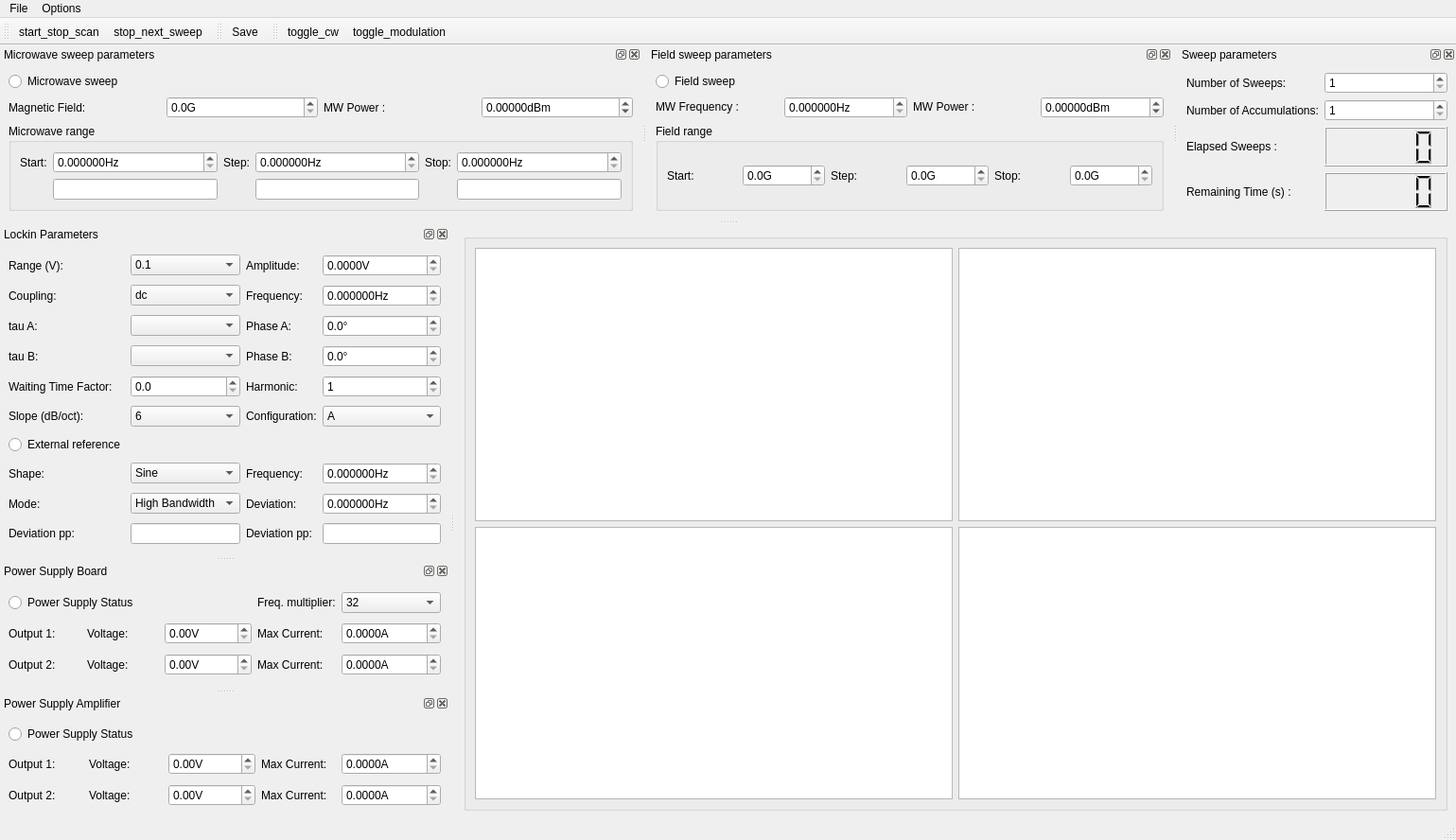
<?xml version="1.0" encoding="UTF-8"?>
<ui version="4.0">
 <class>MainWindow</class>
 <widget class="QMainWindow" name="MainWindow">
  <property name="geometry">
   <rect>
    <x>0</x>
    <y>0</y>
    <width>1539</width>
    <height>888</height>
   </rect>
  </property>
  <property name="windowTitle">
   <string>MainWindow</string>
  </property>
  <widget class="QWidget" name="centralwidget">
   <layout class="QGridLayout" name="gridLayout_2">
    <item row="0" column="0">
     <widget class="QGroupBox" name="groupBox_3">
      <property name="title">
       <string/>
      </property>
      <layout class="QGridLayout" name="gridLayout_9">
       <item row="0" column="0">
        <widget class="PlotWidget" name="ch1_PlotWidget">
         <property name="sizePolicy">
          <sizepolicy hsizetype="Expanding" vsizetype="Expanding">
           <horstretch>1</horstretch>
           <verstretch>1</verstretch>
          </sizepolicy>
         </property>
        </widget>
       </item>
       <item row="0" column="1">
        <widget class="PlotWidget" name="ch3_PlotWidget">
         <property name="sizePolicy">
          <sizepolicy hsizetype="Expanding" vsizetype="Expanding">
           <horstretch>1</horstretch>
           <verstretch>1</verstretch>
          </sizepolicy>
         </property>
        </widget>
       </item>
       <item row="1" column="0">
        <widget class="PlotWidget" name="ch2_PlotWidget">
         <property name="sizePolicy">
          <sizepolicy hsizetype="Expanding" vsizetype="Expanding">
           <horstretch>1</horstretch>
           <verstretch>1</verstretch>
          </sizepolicy>
         </property>
        </widget>
       </item>
       <item row="1" column="1">
        <widget class="PlotWidget" name="ch4_PlotWidget">
         <property name="sizePolicy">
          <sizepolicy hsizetype="Expanding" vsizetype="Expanding">
           <horstretch>1</horstretch>
           <verstretch>1</verstretch>
          </sizepolicy>
         </property>
        </widget>
       </item>
      </layout>
     </widget>
    </item>
   </layout>
  </widget>
  <widget class="QMenuBar" name="menubar">
   <property name="geometry">
    <rect>
     <x>0</x>
     <y>0</y>
     <width>1539</width>
     <height>26</height>
    </rect>
   </property>
   <widget class="QMenu" name="menuFile">
    <property name="title">
     <string>File</string>
    </property>
    <addaction name="action_Save"/>
    <addaction name="action_Close"/>
   </widget>
   <widget class="QMenu" name="menu_Options">
    <property name="title">
     <string>Options</string>
    </property>
    <addaction name="action_Analysis"/>
   </widget>
   <addaction name="menuFile"/>
   <addaction name="menu_Options"/>
  </widget>
  <widget class="QStatusBar" name="statusbar"/>
  <widget class="QToolBar" name="sca_ToolBar">
   <property name="windowTitle">
    <string>toolBar</string>
   </property>
   <attribute name="toolBarArea">
    <enum>TopToolBarArea</enum>
   </attribute>
   <attribute name="toolBarBreak">
    <bool>false</bool>
   </attribute>
   <addaction name="action_run_stop"/>
   <addaction name="action_stop_next_sweep"/>
  </widget>
  <widget class="QDockWidget" name="lia_parameters_DockWidget">
   <property name="maximumSize">
    <size>
     <width>524287</width>
     <height>350</height>
    </size>
   </property>
   <property name="windowTitle">
    <string>Lockin Parameters</string>
   </property>
   <attribute name="dockWidgetArea">
    <number>1</number>
   </attribute>
   <widget class="QWidget" name="dockWidgetContents">
    <layout class="QGridLayout" name="gridLayout_8">
     <item row="0" column="0">
      <widget class="QLabel" name="label_19">
       <property name="text">
        <string>Range (V):</string>
       </property>
      </widget>
     </item>
     <item row="0" column="2">
      <widget class="QComboBox" name="lia_range_ComboBox">
       <item>
        <property name="text">
         <string>0.1</string>
        </property>
       </item>
       <item>
        <property name="text">
         <string>1</string>
        </property>
       </item>
       <item>
        <property name="text">
         <string>10</string>
        </property>
       </item>
      </widget>
     </item>
     <item row="0" column="3">
      <widget class="QLabel" name="label_17">
       <property name="text">
        <string>Amplitude:</string>
       </property>
      </widget>
     </item>
     <item row="0" column="4">
      <widget class="ScienDSpinBox" name="lia_uac_DoubleSpinBox">
       <property name="sizePolicy">
        <sizepolicy hsizetype="Minimum" vsizetype="Fixed">
         <horstretch>0</horstretch>
         <verstretch>0</verstretch>
        </sizepolicy>
       </property>
       <property name="suffix">
        <string>V</string>
       </property>
       <property name="decimals">
        <number>4</number>
       </property>
       <property name="maximum">
        <double>1000000000.000000000000000</double>
       </property>
       <property name="singleStep">
        <double>0.010000000000000</double>
       </property>
      </widget>
     </item>
     <item row="1" column="0">
      <widget class="QLabel" name="label_9">
       <property name="text">
        <string>Coupling:</string>
       </property>
      </widget>
     </item>
     <item row="1" column="2">
      <widget class="QComboBox" name="lia_acdc_coupling_ComboBox">
       <item>
        <property name="text">
         <string>dc</string>
        </property>
       </item>
       <item>
        <property name="text">
         <string>ac</string>
        </property>
       </item>
      </widget>
     </item>
     <item row="1" column="3">
      <widget class="QLabel" name="label_7">
       <property name="text">
        <string>Frequency:</string>
       </property>
      </widget>
     </item>
     <item row="1" column="4">
      <widget class="ScienDSpinBox" name="lia_frequency_DoubleSpinBox">
       <property name="sizePolicy">
        <sizepolicy hsizetype="Minimum" vsizetype="Fixed">
         <horstretch>0</horstretch>
         <verstretch>0</verstretch>
        </sizepolicy>
       </property>
       <property name="suffix">
        <string>Hz</string>
       </property>
       <property name="decimals">
        <number>6</number>
       </property>
       <property name="maximum">
        <double>1000000000.000000000000000</double>
       </property>
       <property name="singleStep">
        <double>0.010000000000000</double>
       </property>
      </widget>
     </item>
     <item row="2" column="0">
      <widget class="QLabel" name="label_21">
       <property name="text">
        <string>tau A:</string>
       </property>
      </widget>
     </item>
     <item row="2" column="2">
      <widget class="QComboBox" name="lia_taua_ComboBox"/>
     </item>
     <item row="2" column="3">
      <widget class="QLabel" name="label_10">
       <property name="text">
        <string>Phase A:</string>
       </property>
      </widget>
     </item>
     <item row="2" column="4">
      <widget class="ScienDSpinBox" name="lia_phasea_DoubleSpinBox">
       <property name="sizePolicy">
        <sizepolicy hsizetype="Minimum" vsizetype="Fixed">
         <horstretch>0</horstretch>
         <verstretch>0</verstretch>
        </sizepolicy>
       </property>
       <property name="suffix">
        <string>°</string>
       </property>
       <property name="decimals">
        <number>1</number>
       </property>
       <property name="maximum">
        <double>1000000000.000000000000000</double>
       </property>
       <property name="singleStep">
        <double>0.010000000000000</double>
       </property>
      </widget>
     </item>
     <item row="3" column="0">
      <widget class="QLabel" name="label_22">
       <property name="text">
        <string>tau B:</string>
       </property>
      </widget>
     </item>
     <item row="3" column="2">
      <widget class="QComboBox" name="lia_taub_ComboBox"/>
     </item>
     <item row="3" column="3">
      <widget class="QLabel" name="label_18">
       <property name="text">
        <string>Phase B:</string>
       </property>
      </widget>
     </item>
     <item row="3" column="4">
      <widget class="ScienDSpinBox" name="lia_phaseb_DoubleSpinBox">
       <property name="sizePolicy">
        <sizepolicy hsizetype="Minimum" vsizetype="Fixed">
         <horstretch>0</horstretch>
         <verstretch>0</verstretch>
        </sizepolicy>
       </property>
       <property name="suffix">
        <string>°</string>
       </property>
       <property name="decimals">
        <number>1</number>
       </property>
       <property name="maximum">
        <double>1000000000.000000000000000</double>
       </property>
       <property name="singleStep">
        <double>0.010000000000000</double>
       </property>
      </widget>
     </item>
     <item row="4" column="0" colspan="2">
      <widget class="QLabel" name="label_12">
       <property name="text">
        <string>Waiting Time Factor:</string>
       </property>
      </widget>
     </item>
     <item row="4" column="2">
      <widget class="ScienDSpinBox" name="lia_waiting_time_factor_DoubleSpinBox">
       <property name="sizePolicy">
        <sizepolicy hsizetype="Minimum" vsizetype="Fixed">
         <horstretch>0</horstretch>
         <verstretch>0</verstretch>
        </sizepolicy>
       </property>
       <property name="suffix">
        <string/>
       </property>
       <property name="decimals">
        <number>1</number>
       </property>
       <property name="maximum">
        <double>1000000000.000000000000000</double>
       </property>
       <property name="singleStep">
        <double>0.010000000000000</double>
       </property>
      </widget>
     </item>
     <item row="4" column="3">
      <widget class="QLabel" name="label_16">
       <property name="text">
        <string>Harmonic:</string>
       </property>
      </widget>
     </item>
     <item row="4" column="4">
      <widget class="QSpinBox" name="lia_harmonic_SpinBox">
       <property name="minimum">
        <number>1</number>
       </property>
       <property name="maximum">
        <number>15</number>
       </property>
      </widget>
     </item>
     <item row="5" column="0">
      <widget class="QLabel" name="label_11">
       <property name="text">
        <string>Slope (dB/oct):</string>
       </property>
      </widget>
     </item>
     <item row="5" column="2">
      <widget class="QComboBox" name="lia_slope_ComboBox">
       <item>
        <property name="text">
         <string>6</string>
        </property>
       </item>
       <item>
        <property name="text">
         <string>12</string>
        </property>
       </item>
       <item>
        <property name="text">
         <string>24</string>
        </property>
       </item>
      </widget>
     </item>
     <item row="5" column="3">
      <widget class="QLabel" name="label_20">
       <property name="text">
        <string>Configuration:</string>
       </property>
      </widget>
     </item>
     <item row="5" column="4">
      <widget class="QComboBox" name="lia_configuration_ComboBox">
       <item>
        <property name="text">
         <string>A</string>
        </property>
       </item>
       <item>
        <property name="text">
         <string>A-B</string>
        </property>
       </item>
       <item>
        <property name="text">
         <string>A&amp;B</string>
        </property>
       </item>
      </widget>
     </item>
     <item row="6" column="0" colspan="2">
      <widget class="QRadioButton" name="ref_RadioButton">
       <property name="text">
        <string>External reference</string>
       </property>
       <property name="autoExclusive">
        <bool>false</bool>
       </property>
      </widget>
     </item>
     <item row="7" column="0">
      <widget class="QLabel" name="label_14">
       <property name="text">
        <string>Shape:</string>
       </property>
      </widget>
     </item>
     <item row="7" column="2">
      <widget class="QComboBox" name="ref_shape_ComboBox">
       <item>
        <property name="text">
         <string>Sine</string>
        </property>
       </item>
      </widget>
     </item>
     <item row="7" column="3">
      <widget class="QLabel" name="label_15">
       <property name="text">
        <string>Frequency:</string>
       </property>
      </widget>
     </item>
     <item row="7" column="4">
      <widget class="ScienDSpinBox" name="ref_frequency_DoubleSpinBox">
       <property name="sizePolicy">
        <sizepolicy hsizetype="Minimum" vsizetype="Fixed">
         <horstretch>0</horstretch>
         <verstretch>0</verstretch>
        </sizepolicy>
       </property>
       <property name="suffix">
        <string>Hz</string>
       </property>
       <property name="decimals">
        <number>6</number>
       </property>
       <property name="maximum">
        <double>1000000000.000000000000000</double>
       </property>
       <property name="singleStep">
        <double>0.010000000000000</double>
       </property>
      </widget>
     </item>
     <item row="8" column="0">
      <widget class="QLabel" name="label_8">
       <property name="text">
        <string>Mode:</string>
       </property>
      </widget>
     </item>
     <item row="8" column="2">
      <widget class="QComboBox" name="ref_mode_ComboBox">
       <item>
        <property name="text">
         <string>High Bandwidth</string>
        </property>
       </item>
       <item>
        <property name="text">
         <string>Low Noise</string>
        </property>
       </item>
      </widget>
     </item>
     <item row="8" column="3">
      <widget class="QLabel" name="label_5">
       <property name="text">
        <string>Deviation:</string>
       </property>
      </widget>
     </item>
     <item row="8" column="4">
      <widget class="ScienDSpinBox" name="ref_deviation_DoubleSpinBox">
       <property name="sizePolicy">
        <sizepolicy hsizetype="Minimum" vsizetype="Fixed">
         <horstretch>0</horstretch>
         <verstretch>0</verstretch>
        </sizepolicy>
       </property>
       <property name="suffix">
        <string>Hz</string>
       </property>
       <property name="decimals">
        <number>6</number>
       </property>
       <property name="maximum">
        <double>1000000000.000000000000000</double>
       </property>
       <property name="singleStep">
        <double>0.010000000000000</double>
       </property>
      </widget>
     </item>
     <item row="9" column="0">
      <widget class="QLabel" name="label_44">
       <property name="text">
        <string>Deviation pp:</string>
       </property>
      </widget>
     </item>
     <item row="9" column="3">
      <widget class="QLabel" name="label_45">
       <property name="text">
        <string>Deviation pp:</string>
       </property>
      </widget>
     </item>
     <item row="9" column="4">
      <widget class="QLineEdit" name="ref_deviation_ppG_LineEdit">
       <property name="readOnly">
        <bool>true</bool>
       </property>
      </widget>
     </item>
     <item row="9" column="2">
      <widget class="QLineEdit" name="ref_deviation_ppHz_LineEdit">
       <property name="readOnly">
        <bool>true</bool>
       </property>
      </widget>
     </item>
    </layout>
   </widget>
  </widget>
  <widget class="QDockWidget" name="mwsweep_eproc_control_DockWidget">
   <property name="windowTitle">
    <string>Microwave sweep parameters</string>
   </property>
   <attribute name="dockWidgetArea">
    <number>4</number>
   </attribute>
   <widget class="QWidget" name="dockWidgetContents_3">
    <layout class="QGridLayout" name="gridLayout_6">
     <item row="0" column="0">
      <widget class="QRadioButton" name="ms_RadioButton">
       <property name="text">
        <string>Microwave sweep</string>
       </property>
       <property name="checked">
        <bool>false</bool>
       </property>
       <attribute name="buttonGroup">
        <string notr="true">buttonGroup</string>
       </attribute>
      </widget>
     </item>
     <item row="1" column="0">
      <widget class="QLabel" name="label_26">
       <property name="sizePolicy">
        <sizepolicy hsizetype="Minimum" vsizetype="Minimum">
         <horstretch>0</horstretch>
         <verstretch>0</verstretch>
        </sizepolicy>
       </property>
       <property name="text">
        <string>Magnetic Field:</string>
       </property>
      </widget>
     </item>
     <item row="1" column="1">
      <widget class="QDoubleSpinBox" name="ms_field_DoubleSpinBox">
       <property name="sizePolicy">
        <sizepolicy hsizetype="Minimum" vsizetype="Fixed">
         <horstretch>0</horstretch>
         <verstretch>0</verstretch>
        </sizepolicy>
       </property>
       <property name="suffix">
        <string>G</string>
       </property>
       <property name="decimals">
        <number>1</number>
       </property>
       <property name="maximum">
        <double>1000000000.000000000000000</double>
       </property>
       <property name="singleStep">
        <double>0.010000000000000</double>
       </property>
      </widget>
     </item>
     <item row="1" column="2">
      <widget class="QLabel" name="label_2">
       <property name="sizePolicy">
        <sizepolicy hsizetype="Minimum" vsizetype="Minimum">
         <horstretch>0</horstretch>
         <verstretch>0</verstretch>
        </sizepolicy>
       </property>
       <property name="text">
        <string>MW Power :</string>
       </property>
      </widget>
     </item>
     <item row="1" column="3">
      <widget class="ScienDSpinBox" name="ms_mw_power_DoubleSpinBox">
       <property name="sizePolicy">
        <sizepolicy hsizetype="Minimum" vsizetype="Fixed">
         <horstretch>0</horstretch>
         <verstretch>0</verstretch>
        </sizepolicy>
       </property>
       <property name="suffix">
        <string>dBm</string>
       </property>
       <property name="decimals">
        <number>5</number>
       </property>
       <property name="minimum">
        <double>-1000.000000000000000</double>
       </property>
       <property name="maximum">
        <double>100.000000000000000</double>
       </property>
      </widget>
     </item>
     <item row="2" column="0" colspan="4">
      <widget class="QGroupBox" name="groupBox">
       <property name="title">
        <string>Microwave range</string>
       </property>
       <layout class="QGridLayout" name="gridLayout">
        <item row="0" column="0">
         <widget class="QLabel" name="label_3">
          <property name="text">
           <string>Start:</string>
          </property>
         </widget>
        </item>
        <item row="0" column="4">
         <widget class="QLabel" name="label_27">
          <property name="text">
           <string>Stop:</string>
          </property>
         </widget>
        </item>
        <item row="0" column="1">
         <widget class="ScienDSpinBox" name="ms_start_DoubleSpinBox">
          <property name="sizePolicy">
           <sizepolicy hsizetype="Minimum" vsizetype="Fixed">
            <horstretch>0</horstretch>
            <verstretch>0</verstretch>
           </sizepolicy>
          </property>
          <property name="suffix">
           <string>Hz</string>
          </property>
          <property name="decimals">
           <number>6</number>
          </property>
          <property name="maximum">
           <double>1000000000.000000000000000</double>
          </property>
          <property name="singleStep">
           <double>0.010000000000000</double>
          </property>
         </widget>
        </item>
        <item row="0" column="3">
         <widget class="ScienDSpinBox" name="ms_step_DoubleSpinBox">
          <property name="sizePolicy">
           <sizepolicy hsizetype="Minimum" vsizetype="Fixed">
            <horstretch>0</horstretch>
            <verstretch>0</verstretch>
           </sizepolicy>
          </property>
          <property name="suffix">
           <string>Hz</string>
          </property>
          <property name="decimals">
           <number>6</number>
          </property>
          <property name="maximum">
           <double>1000000000.000000000000000</double>
          </property>
          <property name="singleStep">
           <double>0.010000000000000</double>
          </property>
         </widget>
        </item>
        <item row="0" column="2">
         <widget class="QLabel" name="label_28">
          <property name="text">
           <string>Step:</string>
          </property>
         </widget>
        </item>
        <item row="0" column="5">
         <widget class="ScienDSpinBox" name="ms_stop_DoubleSpinBox">
          <property name="sizePolicy">
           <sizepolicy hsizetype="Minimum" vsizetype="Fixed">
            <horstretch>0</horstretch>
            <verstretch>0</verstretch>
           </sizepolicy>
          </property>
          <property name="suffix">
           <string>Hz</string>
          </property>
          <property name="decimals">
           <number>6</number>
          </property>
          <property name="maximum">
           <double>1000000000.000000000000000</double>
          </property>
          <property name="singleStep">
           <double>0.010000000000000</double>
          </property>
         </widget>
        </item>
        <item row="1" column="3">
         <widget class="QLineEdit" name="ms_step_LineEdit">
          <property name="readOnly">
           <bool>true</bool>
          </property>
         </widget>
        </item>
        <item row="1" column="5">
         <widget class="QLineEdit" name="ms_stop_LineEdit">
          <property name="readOnly">
           <bool>true</bool>
          </property>
         </widget>
        </item>
        <item row="1" column="1">
         <widget class="QLineEdit" name="ms_start_LineEdit">
          <property name="readOnly">
           <bool>true</bool>
          </property>
         </widget>
        </item>
       </layout>
      </widget>
     </item>
    </layout>
   </widget>
  </widget>
  <widget class="QDockWidget" name="fieldsweep_eproc_control_DockWidget">
   <property name="windowTitle">
    <string>Field sweep parameters</string>
   </property>
   <attribute name="dockWidgetArea">
    <number>4</number>
   </attribute>
   <widget class="QWidget" name="dockWidgetContents_6">
    <layout class="QGridLayout" name="gridLayout_5">
     <item row="2" column="0" colspan="4">
      <widget class="QGroupBox" name="groupBox_2">
       <property name="title">
        <string>Field range</string>
       </property>
       <layout class="QGridLayout" name="gridLayout_3">
        <item row="0" column="3">
         <widget class="QDoubleSpinBox" name="fs_step_DoubleSpinBox">
          <property name="sizePolicy">
           <sizepolicy hsizetype="Minimum" vsizetype="Fixed">
            <horstretch>0</horstretch>
            <verstretch>0</verstretch>
           </sizepolicy>
          </property>
          <property name="suffix">
           <string>G</string>
          </property>
          <property name="decimals">
           <number>1</number>
          </property>
          <property name="maximum">
           <double>1000000000.000000000000000</double>
          </property>
          <property name="singleStep">
           <double>0.010000000000000</double>
          </property>
         </widget>
        </item>
        <item row="0" column="1">
         <widget class="QDoubleSpinBox" name="fs_start_DoubleSpinBox">
          <property name="sizePolicy">
           <sizepolicy hsizetype="Minimum" vsizetype="Fixed">
            <horstretch>0</horstretch>
            <verstretch>0</verstretch>
           </sizepolicy>
          </property>
          <property name="suffix">
           <string>G</string>
          </property>
          <property name="decimals">
           <number>1</number>
          </property>
          <property name="maximum">
           <double>1000000000.000000000000000</double>
          </property>
          <property name="singleStep">
           <double>0.010000000000000</double>
          </property>
         </widget>
        </item>
        <item row="0" column="2">
         <widget class="QLabel" name="label_29">
          <property name="text">
           <string>Step:</string>
          </property>
         </widget>
        </item>
        <item row="0" column="0">
         <widget class="QLabel" name="label_4">
          <property name="text">
           <string>Start:</string>
          </property>
         </widget>
        </item>
        <item row="0" column="4">
         <widget class="QLabel" name="label_30">
          <property name="text">
           <string>Stop:</string>
          </property>
         </widget>
        </item>
        <item row="0" column="5">
         <widget class="QDoubleSpinBox" name="fs_stop_DoubleSpinBox">
          <property name="sizePolicy">
           <sizepolicy hsizetype="Minimum" vsizetype="Fixed">
            <horstretch>0</horstretch>
            <verstretch>0</verstretch>
           </sizepolicy>
          </property>
          <property name="suffix">
           <string>G</string>
          </property>
          <property name="decimals">
           <number>1</number>
          </property>
          <property name="maximum">
           <double>1000000000.000000000000000</double>
          </property>
          <property name="singleStep">
           <double>0.010000000000000</double>
          </property>
         </widget>
        </item>
       </layout>
      </widget>
     </item>
     <item row="1" column="0">
      <widget class="QLabel" name="label">
       <property name="sizePolicy">
        <sizepolicy hsizetype="Minimum" vsizetype="Fixed">
         <horstretch>0</horstretch>
         <verstretch>0</verstretch>
        </sizepolicy>
       </property>
       <property name="text">
        <string>MW Frequency :</string>
       </property>
      </widget>
     </item>
     <item row="1" column="1">
      <widget class="ScienDSpinBox" name="fs_mw_frequency_DoubleSpinBox">
       <property name="sizePolicy">
        <sizepolicy hsizetype="Minimum" vsizetype="Fixed">
         <horstretch>0</horstretch>
         <verstretch>0</verstretch>
        </sizepolicy>
       </property>
       <property name="suffix">
        <string>Hz</string>
       </property>
       <property name="decimals">
        <number>6</number>
       </property>
       <property name="maximum">
        <double>1000000000.000000000000000</double>
       </property>
       <property name="singleStep">
        <double>0.010000000000000</double>
       </property>
      </widget>
     </item>
     <item row="1" column="3">
      <widget class="ScienDSpinBox" name="fs_mw_power_DoubleSpinBox">
       <property name="sizePolicy">
        <sizepolicy hsizetype="Minimum" vsizetype="Fixed">
         <horstretch>0</horstretch>
         <verstretch>0</verstretch>
        </sizepolicy>
       </property>
       <property name="suffix">
        <string>dBm</string>
       </property>
       <property name="decimals">
        <number>5</number>
       </property>
       <property name="minimum">
        <double>-1000.000000000000000</double>
       </property>
       <property name="maximum">
        <double>100.000000000000000</double>
       </property>
      </widget>
     </item>
     <item row="1" column="2">
      <widget class="QLabel" name="label_6">
       <property name="sizePolicy">
        <sizepolicy hsizetype="Minimum" vsizetype="Fixed">
         <horstretch>0</horstretch>
         <verstretch>0</verstretch>
        </sizepolicy>
       </property>
       <property name="text">
        <string>MW Power :</string>
       </property>
      </widget>
     </item>
     <item row="0" column="0">
      <widget class="QRadioButton" name="fs_RadioButton">
       <property name="text">
        <string>Field sweep</string>
       </property>
       <property name="autoExclusive">
        <bool>true</bool>
       </property>
       <attribute name="buttonGroup">
        <string notr="true">buttonGroup</string>
       </attribute>
      </widget>
     </item>
    </layout>
   </widget>
  </widget>
  <widget class="QDockWidget" name="sweep_parameters_DockWidget">
   <property name="windowTitle">
    <string>Sweep parameters</string>
   </property>
   <attribute name="dockWidgetArea">
    <number>4</number>
   </attribute>
   <widget class="QWidget" name="dockWidgetContents_2">
    <layout class="QGridLayout" name="gridLayout_4">
     <item row="2" column="0">
      <widget class="QLabel" name="label_24">
       <property name="text">
        <string>Number of Sweeps:</string>
       </property>
      </widget>
     </item>
     <item row="3" column="0">
      <widget class="QLabel" name="label_25">
       <property name="text">
        <string>Number of Accumulations:</string>
       </property>
      </widget>
     </item>
     <item row="3" column="1">
      <widget class="QSpinBox" name="number_of_accumulations_SpinBox">
       <property name="minimum">
        <number>1</number>
       </property>
       <property name="maximum">
        <number>1000000</number>
       </property>
      </widget>
     </item>
     <item row="2" column="1">
      <widget class="QSpinBox" name="number_of_sweeps_SpinBox">
       <property name="minimum">
        <number>1</number>
       </property>
       <property name="maximum">
        <number>1000000</number>
       </property>
      </widget>
     </item>
     <item row="5" column="0">
      <widget class="QLabel" name="label_23">
       <property name="sizePolicy">
        <sizepolicy hsizetype="Minimum" vsizetype="Minimum">
         <horstretch>0</horstretch>
         <verstretch>0</verstretch>
        </sizepolicy>
       </property>
       <property name="text">
        <string>Elapsed Sweeps :</string>
       </property>
      </widget>
     </item>
     <item row="5" column="1">
      <widget class="QLCDNumber" name="elapsed_sweeps_DisplayWidget"/>
     </item>
     <item row="6" column="1">
      <widget class="QLCDNumber" name="remaining_time_DisplayWidget">
       <property name="sizePolicy">
        <sizepolicy hsizetype="Minimum" vsizetype="Minimum">
         <horstretch>0</horstretch>
         <verstretch>0</verstretch>
        </sizepolicy>
       </property>
      </widget>
     </item>
     <item row="6" column="0">
      <widget class="QLabel" name="label_13">
       <property name="sizePolicy">
        <sizepolicy hsizetype="Minimum" vsizetype="Minimum">
         <horstretch>0</horstretch>
         <verstretch>0</verstretch>
        </sizepolicy>
       </property>
       <property name="text">
        <string>Remaining Time (s) :</string>
       </property>
      </widget>
     </item>
    </layout>
   </widget>
  </widget>
  <widget class="QDockWidget" name="power_supply_board_DockWidget">
   <property name="windowTitle">
    <string>Power Supply Board</string>
   </property>
   <attribute name="dockWidgetArea">
    <number>1</number>
   </attribute>
   <widget class="QWidget" name="dockWidgetContents_7">
    <layout class="QGridLayout" name="gridLayout_7">
     <item row="0" column="0" colspan="2">
      <widget class="QRadioButton" name="power_supply_board_RadioButton">
       <property name="text">
        <string>Power Supply Status</string>
       </property>
      </widget>
     </item>
     <item row="1" column="0">
      <widget class="QLabel" name="label_31">
       <property name="text">
        <string>Output 1:</string>
       </property>
      </widget>
     </item>
     <item row="1" column="1">
      <widget class="QLabel" name="label_35">
       <property name="text">
        <string>Voltage:</string>
       </property>
      </widget>
     </item>
     <item row="1" column="2">
      <widget class="ScienDSpinBox" name="psb_voltage_outp1_DoubleSpinBox">
       <property name="sizePolicy">
        <sizepolicy hsizetype="Minimum" vsizetype="Fixed">
         <horstretch>0</horstretch>
         <verstretch>0</verstretch>
        </sizepolicy>
       </property>
       <property name="suffix">
        <string>V</string>
       </property>
       <property name="decimals">
        <number>2</number>
       </property>
       <property name="maximum">
        <double>1000000000.000000000000000</double>
       </property>
       <property name="singleStep">
        <double>0.010000000000000</double>
       </property>
      </widget>
     </item>
     <item row="1" column="3">
      <widget class="QLabel" name="label_32">
       <property name="text">
        <string>Max Current:</string>
       </property>
      </widget>
     </item>
     <item row="1" column="4">
      <widget class="ScienDSpinBox" name="psb_current_max_outp1_DoubleSpinBox">
       <property name="sizePolicy">
        <sizepolicy hsizetype="Minimum" vsizetype="Fixed">
         <horstretch>0</horstretch>
         <verstretch>0</verstretch>
        </sizepolicy>
       </property>
       <property name="suffix">
        <string>A</string>
       </property>
       <property name="decimals">
        <number>4</number>
       </property>
       <property name="maximum">
        <double>1000000000.000000000000000</double>
       </property>
       <property name="singleStep">
        <double>0.010000000000000</double>
       </property>
      </widget>
     </item>
     <item row="2" column="0">
      <widget class="QLabel" name="label_33">
       <property name="text">
        <string>Output 2:</string>
       </property>
      </widget>
     </item>
     <item row="2" column="1">
      <widget class="QLabel" name="label_38">
       <property name="text">
        <string>Voltage:</string>
       </property>
      </widget>
     </item>
     <item row="2" column="2">
      <widget class="ScienDSpinBox" name="psb_voltage_outp2_DoubleSpinBox">
       <property name="sizePolicy">
        <sizepolicy hsizetype="Minimum" vsizetype="Fixed">
         <horstretch>0</horstretch>
         <verstretch>0</verstretch>
        </sizepolicy>
       </property>
       <property name="suffix">
        <string>V</string>
       </property>
       <property name="decimals">
        <number>2</number>
       </property>
       <property name="maximum">
        <double>1000000000.000000000000000</double>
       </property>
       <property name="singleStep">
        <double>0.010000000000000</double>
       </property>
      </widget>
     </item>
     <item row="2" column="3">
      <widget class="QLabel" name="label_37">
       <property name="text">
        <string>Max Current:</string>
       </property>
      </widget>
     </item>
     <item row="2" column="4">
      <widget class="ScienDSpinBox" name="psb_current_max_outp2_DoubleSpinBox">
       <property name="sizePolicy">
        <sizepolicy hsizetype="Minimum" vsizetype="Fixed">
         <horstretch>0</horstretch>
         <verstretch>0</verstretch>
        </sizepolicy>
       </property>
       <property name="suffix">
        <string>A</string>
       </property>
       <property name="decimals">
        <number>4</number>
       </property>
       <property name="maximum">
        <double>1000000000.000000000000000</double>
       </property>
       <property name="singleStep">
        <double>0.010000000000000</double>
       </property>
      </widget>
     </item>
     <item row="0" column="3">
      <widget class="QLabel" name="label_43">
       <property name="text">
        <string>Freq. multiplier:</string>
       </property>
      </widget>
     </item>
     <item row="0" column="4">
      <widget class="QComboBox" name="frequency_multiplier_ComboBox">
       <item>
        <property name="text">
         <string>32</string>
        </property>
       </item>
       <item>
        <property name="text">
         <string>64</string>
        </property>
       </item>
      </widget>
     </item>
    </layout>
   </widget>
  </widget>
  <widget class="QDockWidget" name="power_supply_amplifier_DockWidget">
   <property name="windowTitle">
    <string>Power Supply Amplifier</string>
   </property>
   <attribute name="dockWidgetArea">
    <number>1</number>
   </attribute>
   <widget class="QWidget" name="dockWidgetContents_4">
    <layout class="QGridLayout" name="gridLayout_10">
     <item row="0" column="0" colspan="2">
      <widget class="QRadioButton" name="power_supply_amplifier_RadioButton">
       <property name="text">
        <string>Power Supply Status</string>
       </property>
      </widget>
     </item>
     <item row="1" column="0">
      <widget class="QLabel" name="label_34">
       <property name="text">
        <string>Output 1:</string>
       </property>
      </widget>
     </item>
     <item row="1" column="1">
      <widget class="QLabel" name="label_40">
       <property name="text">
        <string>Voltage:</string>
       </property>
      </widget>
     </item>
     <item row="1" column="2">
      <widget class="ScienDSpinBox" name="psa_voltage_outp1_DoubleSpinBox">
       <property name="sizePolicy">
        <sizepolicy hsizetype="Minimum" vsizetype="Fixed">
         <horstretch>0</horstretch>
         <verstretch>0</verstretch>
        </sizepolicy>
       </property>
       <property name="suffix">
        <string>V</string>
       </property>
       <property name="decimals">
        <number>2</number>
       </property>
       <property name="maximum">
        <double>1000000000.000000000000000</double>
       </property>
       <property name="singleStep">
        <double>0.010000000000000</double>
       </property>
      </widget>
     </item>
     <item row="1" column="3">
      <widget class="QLabel" name="label_42">
       <property name="text">
        <string>Max Current:</string>
       </property>
      </widget>
     </item>
     <item row="1" column="4">
      <widget class="ScienDSpinBox" name="psa_current_max_outp1_DoubleSpinBox">
       <property name="sizePolicy">
        <sizepolicy hsizetype="Minimum" vsizetype="Fixed">
         <horstretch>0</horstretch>
         <verstretch>0</verstretch>
        </sizepolicy>
       </property>
       <property name="suffix">
        <string>A</string>
       </property>
       <property name="decimals">
        <number>4</number>
       </property>
       <property name="maximum">
        <double>1000000000.000000000000000</double>
       </property>
       <property name="singleStep">
        <double>0.010000000000000</double>
       </property>
      </widget>
     </item>
     <item row="2" column="0">
      <widget class="QLabel" name="label_36">
       <property name="text">
        <string>Output 2:</string>
       </property>
      </widget>
     </item>
     <item row="2" column="1">
      <widget class="QLabel" name="label_39">
       <property name="text">
        <string>Voltage:</string>
       </property>
      </widget>
     </item>
     <item row="2" column="2">
      <widget class="ScienDSpinBox" name="psa_voltage_outp2_DoubleSpinBox">
       <property name="sizePolicy">
        <sizepolicy hsizetype="Minimum" vsizetype="Fixed">
         <horstretch>0</horstretch>
         <verstretch>0</verstretch>
        </sizepolicy>
       </property>
       <property name="suffix">
        <string>V</string>
       </property>
       <property name="decimals">
        <number>2</number>
       </property>
       <property name="maximum">
        <double>1000000000.000000000000000</double>
       </property>
       <property name="singleStep">
        <double>0.010000000000000</double>
       </property>
      </widget>
     </item>
     <item row="2" column="3">
      <widget class="QLabel" name="label_41">
       <property name="text">
        <string>Max Current:</string>
       </property>
      </widget>
     </item>
     <item row="2" column="4">
      <widget class="ScienDSpinBox" name="psa_current_max_outp2_DoubleSpinBox">
       <property name="sizePolicy">
        <sizepolicy hsizetype="Minimum" vsizetype="Fixed">
         <horstretch>0</horstretch>
         <verstretch>0</verstretch>
        </sizepolicy>
       </property>
       <property name="suffix">
        <string>A</string>
       </property>
       <property name="decimals">
        <number>4</number>
       </property>
       <property name="maximum">
        <double>1000000000.000000000000000</double>
       </property>
       <property name="singleStep">
        <double>0.010000000000000</double>
       </property>
      </widget>
     </item>
    </layout>
   </widget>
  </widget>
  <widget class="QToolBar" name="save_ToolBar">
   <property name="windowTitle">
    <string>toolBar_2</string>
   </property>
   <attribute name="toolBarArea">
    <enum>TopToolBarArea</enum>
   </attribute>
   <attribute name="toolBarBreak">
    <bool>false</bool>
   </attribute>
   <addaction name="action_Save"/>
  </widget>
  <widget class="QToolBar" name="prescan_ToolBar">
   <property name="windowTitle">
    <string>toolBar_2</string>
   </property>
   <attribute name="toolBarArea">
    <enum>TopToolBarArea</enum>
   </attribute>
   <attribute name="toolBarBreak">
    <bool>false</bool>
   </attribute>
   <addaction name="action_toggle_cw"/>
   <addaction name="action_toggle_modulation"/>
  </widget>
  <action name="action_toggle_cw">
   <property name="checkable">
    <bool>true</bool>
   </property>
   <property name="icon">
    <iconset>
     <normaloff>../../artwork/icons/oxygen/22x22/media-playback-start.png</normaloff>
     <normalon>../../artwork/icons/oxygen/22x22/media-playback-stop.png</normalon>../../artwork/icons/oxygen/22x22/media-playback-start.png</iconset>
   </property>
   <property name="text">
    <string>toggle_cw</string>
   </property>
   <property name="toolTip">
    <string>toggle microwave CW output</string>
   </property>
  </action>
  <action name="action_Close">
   <property name="icon">
    <iconset>
     <normaloff>../../artwork/icons/oxygen/22x22/application-exit.png</normaloff>../../artwork/icons/oxygen/22x22/application-exit.png</iconset>
   </property>
   <property name="text">
    <string>Close</string>
   </property>
  </action>
  <action name="action_run_stop">
   <property name="checkable">
    <bool>true</bool>
   </property>
   <property name="icon">
    <iconset>
     <normaloff>../../artwork/icons/qudiTheme/22x22/start-counter.png</normaloff>
     <normalon>../../artwork/icons/qudiTheme/22x22/stop-counter.png</normalon>../../artwork/icons/qudiTheme/22x22/start-counter.png</iconset>
   </property>
   <property name="text">
    <string>start_stop_scan</string>
   </property>
   <property name="toolTip">
    <string>start or stop scan</string>
   </property>
  </action>
  <action name="action_Save">
   <property name="icon">
    <iconset>
     <normaloff>../../artwork/icons/oxygen/22x22/document-save.png</normaloff>../../artwork/icons/oxygen/22x22/document-save.png</iconset>
   </property>
   <property name="text">
    <string>&amp;Save</string>
   </property>
   <property name="toolTip">
    <string>Save odmr data</string>
   </property>
  </action>
  <action name="action_stop_next_sweep">
   <property name="checkable">
    <bool>true</bool>
   </property>
   <property name="icon">
    <iconset>
     <normaloff>../../artwork/icons/oxygen/22x22/media-playback-pause.png</normaloff>
     <normalon>../../artwork/icons/oxygen/22x22/dialog-warning.png</normalon>../../artwork/icons/oxygen/22x22/media-playback-pause.png</iconset>
   </property>
   <property name="text">
    <string>stop_next_sweep</string>
   </property>
   <property name="toolTip">
    <string>stop eproc scan at the end of the sweep</string>
   </property>
  </action>
  <action name="action_Analysis">
   <property name="text">
    <string>Analysis</string>
   </property>
  </action>
  <action name="action_toggle_modulation">
   <property name="checkable">
    <bool>true</bool>
   </property>
   <property name="icon">
    <iconset>
     <normaloff>../../artwork/icons/oxygen/22x22/media-playback-start.png</normaloff>
     <normalon>../../artwork/icons/oxygen/22x22/media-playback-stop.png</normalon>../../artwork/icons/oxygen/22x22/media-playback-start.png</iconset>
   </property>
   <property name="text">
    <string>toggle_modulation</string>
   </property>
   <property name="toolTip">
    <string>toggle reference signal for lockin</string>
   </property>
  </action>
 </widget>
 <customwidgets>
  <customwidget>
   <class>ScienDSpinBox</class>
   <extends>QDoubleSpinBox</extends>
   <header>qtwidgets.scientific_spinbox.h</header>
  </customwidget>
  <customwidget>
   <class>PlotWidget</class>
   <extends>QGraphicsView</extends>
   <header>pyqtgraph</header>
  </customwidget>
 </customwidgets>
 <resources/>
 <connections>
  <connection>
   <sender>action_Close</sender>
   <signal>triggered()</signal>
   <receiver>MainWindow</receiver>
   <slot>close()</slot>
   <hints>
    <hint type="sourcelabel">
     <x>-1</x>
     <y>-1</y>
    </hint>
    <hint type="destinationlabel">
     <x>616</x>
     <y>305</y>
    </hint>
   </hints>
  </connection>
 </connections>
 <buttongroups>
  <buttongroup name="buttonGroup"/>
 </buttongroups>
</ui>
